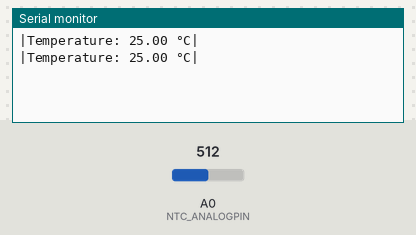
This program was run on a simulated Arduino Uno, built with avr-gcc and run on an emulated ATmega328P. On the bench: the last lines printed to the serial monitor. The inputs (shaded band) are chosen by the test bench; at power-on: A0 (NTC_ANALOGPIN) = 512.

Above: at 2.8 s.
2.9 s: A0 (NTC_ANALOGPIN) set to 716
At 3.6 s:
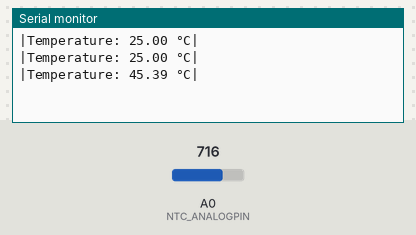
4.4 s: A0 (NTC_ANALOGPIN) set to 900
At 5.8 s:
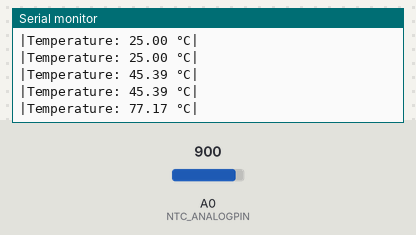
Timing chart, 0 to 7.4 s (numbered marks = the images above; inputs shaded):
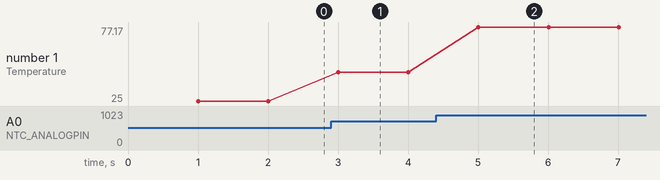

Measured:
- after the input at 2.9 s, the serial monitor: prints a new line after 0.10 s (image 1)
- after the input at 4.4 s, the serial monitor: prints a new line after 0.61 s (image 2)
- plotted number 1: 25 → 45.39 after the input at 2.9 s, 45.39 → 77.17 after the input at 4.4 s

The program:

main.cpp
```cpp
//IMPORTANT DETAIL!! The values are inverse, meaning if you measure a high value, the voltage will be low.
#include <Arduino.h>

#define NTC_ANALOGPIN A0

//Delay for reading values at a second interval.
unsigned long current_time = 0;
unsigned long previous_time = 0;
const int TEMP_INTERVAL = 1000;

/// @brief this function converts the raw values from the sensor into celcius.
/// @param RawADC
/// @return Temp
double ThermistorConverter(int RawADC){
  double Temp;
  Temp = log(10000.0*((1024.0 / RawADC - 1)));
  Temp = 1 / (0.001129148 + (0.000234125 + (0.0000000876741 * Temp * Temp )) * Temp );
  Temp -= 273.15;            // Convert Kelvin to Celcius
  return Temp;
}

/// @brief This functions reads and display the temperature from the NTC sensor.
void DisplayTemperature(){
  if(current_time - previous_time > TEMP_INTERVAL){
    int rawValue = analogRead(NTC_ANALOGPIN);
    double temperature = ThermistorConverter(rawValue);
    Serial.print("|Temperature: ");
    Serial.print(temperature);
    Serial.println(" °C|");
    previous_time = current_time;
  }
}

void setup() {
  pinMode(NTC_ANALOGPIN, INPUT);
  Serial.begin(9600);
}

void loop() {
  current_time = millis();
  DisplayTemperature();
}
```
